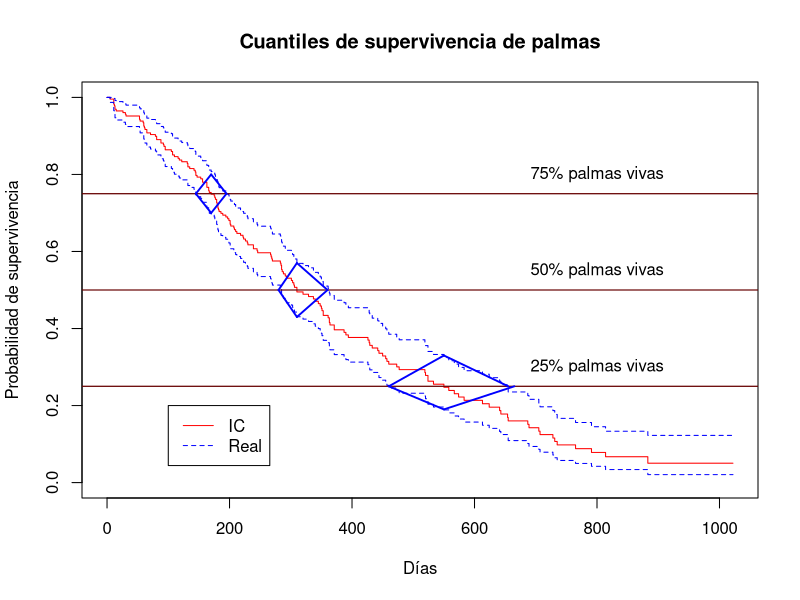
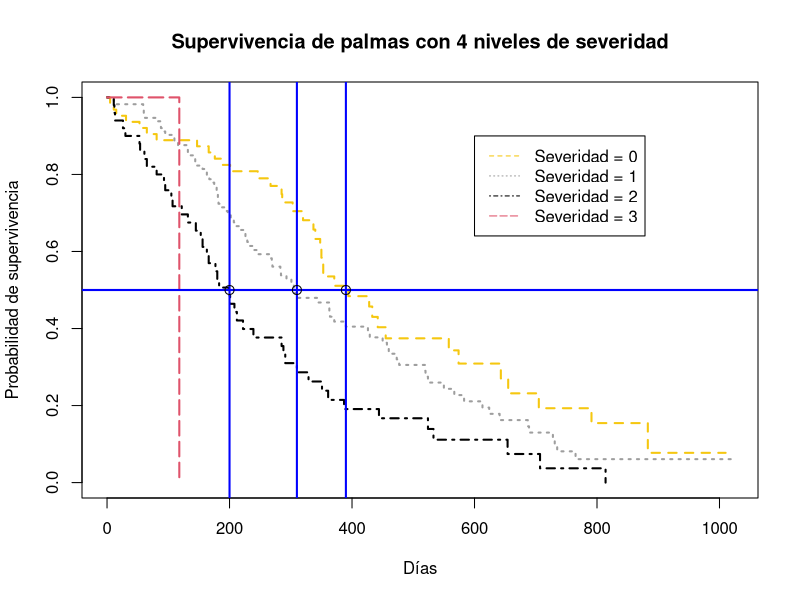
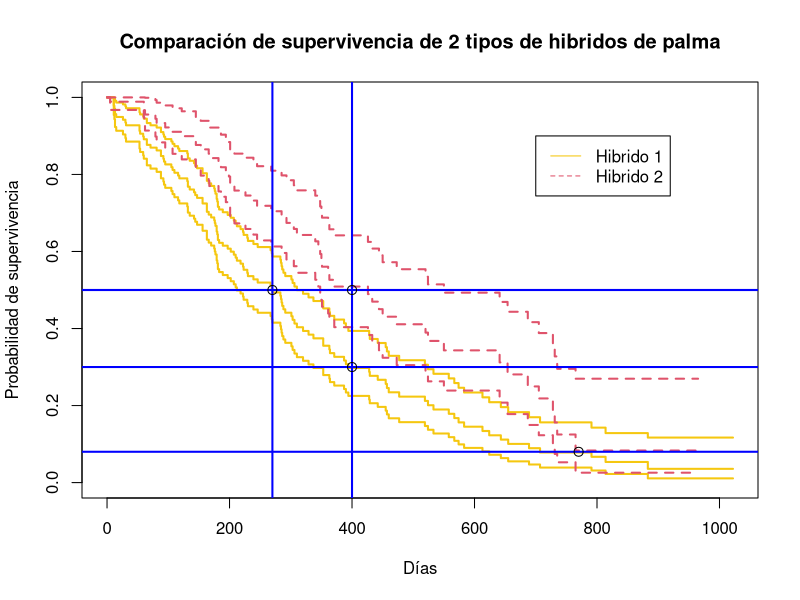
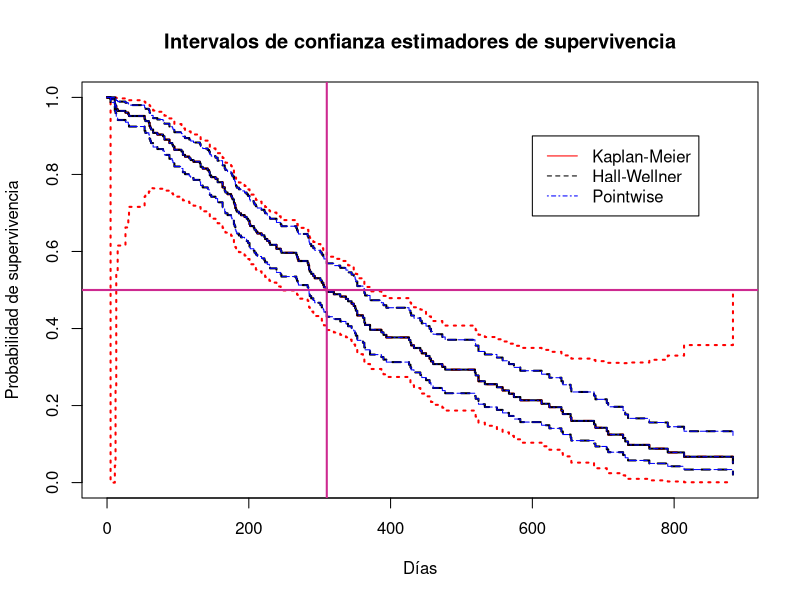
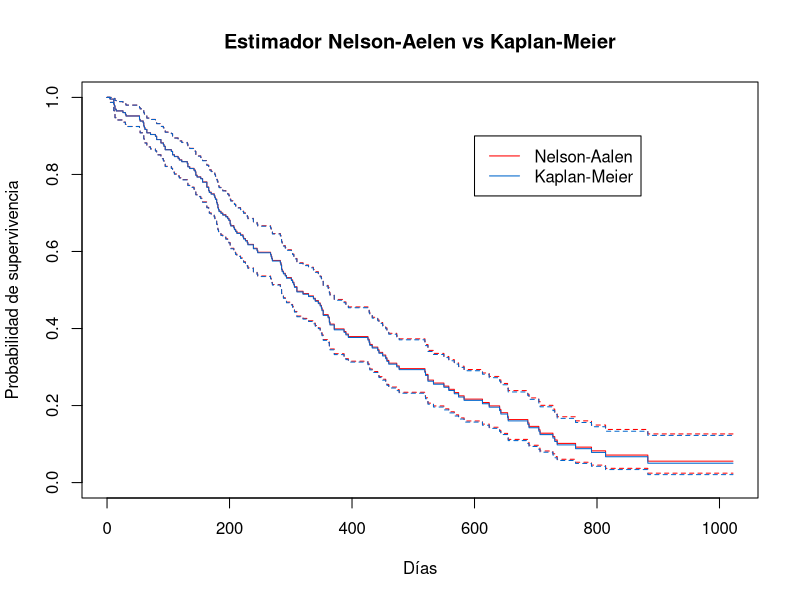
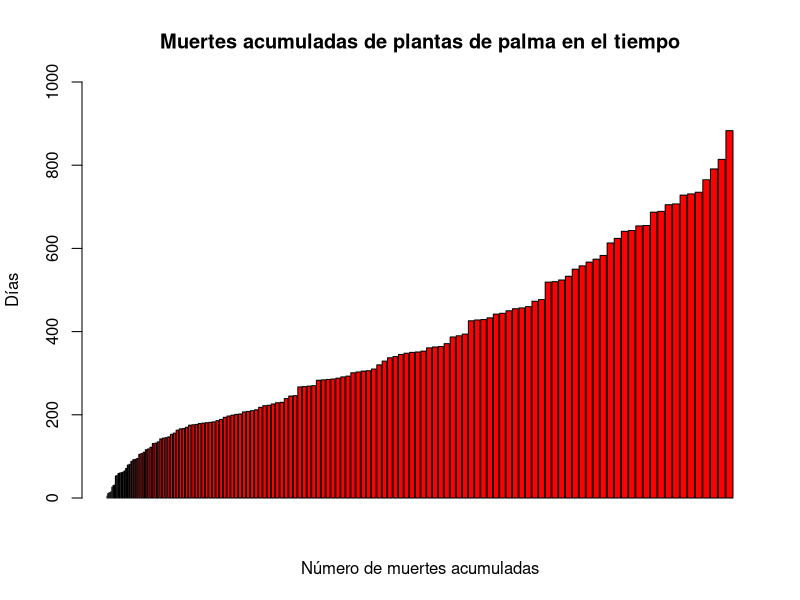
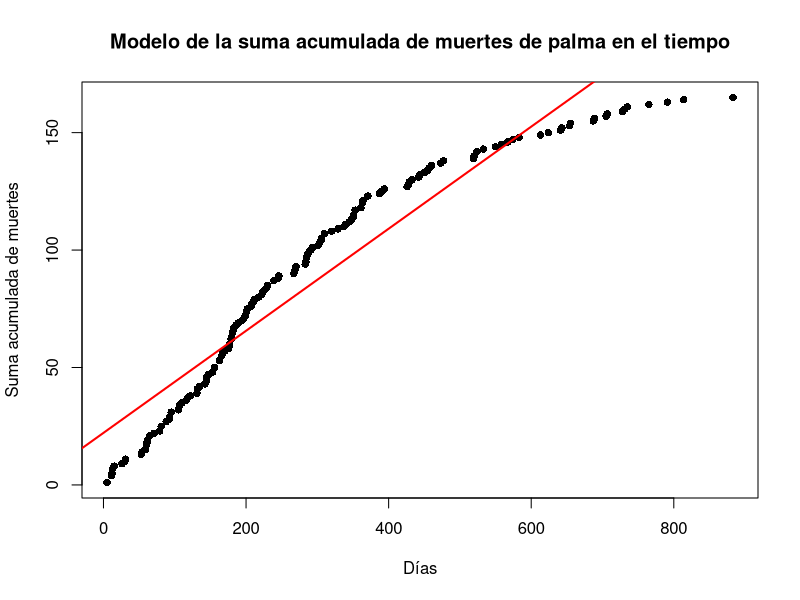
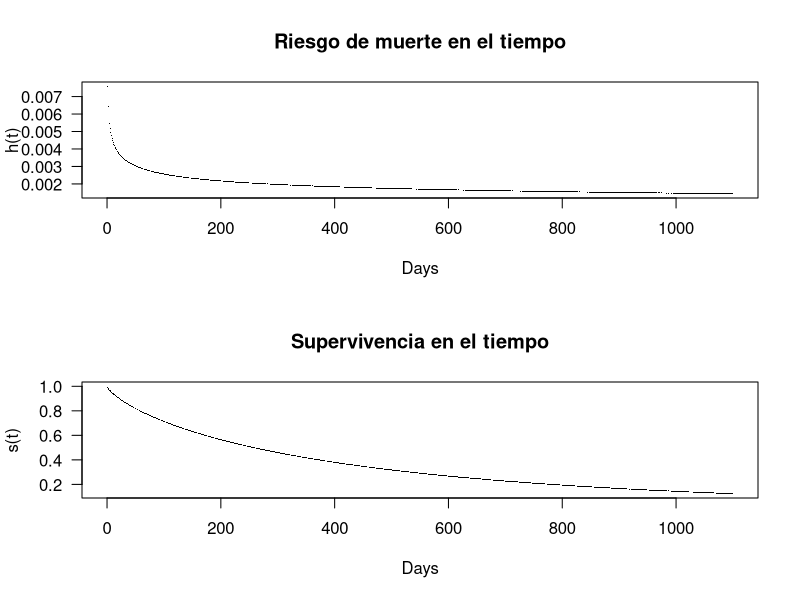

Here is the R script that generated these plots, in order:
## ---- chunk 1
knitr::opts_chunk$set(echo = TRUE)
## ---- chunk 2
library(survival)
str(lung)
## ---- chunk 3
lote <- lung$inst
# Time :  de supervivencia de la planta 
# Status : Estado de censura, 1-Censurado, 2-No censurado
# Age : Edad de la palma
hibridos <- lung$sex
sev <- lung$ph.ecog
N17 <- lung$meal.cal
P17 <- lung$wt.loss

## ---- chunk 4
lung.ent <- Surv(lung$time, lung$status)
# cbind(lung$time, lung$status, lung.ent)


## ---- chunk 5
lung.end.fit <- survfit(lung.ent ~ 1)
# summary(lung.end.fit)

## ---- chunk 6
plot(lung.end.fit, xlab = "Días", ylab = "Probabilidad de supervivencia", col = c("red","blue","blue"), main = "Cuantiles de supervivencia de palmas")
abline(h = c(0.25, 0.5, 0.75), col = "#660000", lwd = 1.2)   
#Área de probabilidad de individuos con 25% de supervivencia
lines(c(170,195), c(0.7, 0.75), col = "blue", lwd = 1.85)
lines(c(195,170), c(0.75, 0.8), col = "blue", lwd = 1.85)
lines(c(170,145), c(0.8, 0.75), col = "blue", lwd = 1.85)
lines(c(145,170), c(0.75, 0.7), col = "blue", lwd = 1.85)
#Área de probabilidad de individuos con 50% de supervivencia
lines(c(280,310), c(0.5, 0.57), col = "blue", lwd = 1.85)
lines(c(310,360), c(0.57, 0.5), col = "blue", lwd = 1.85)
lines(c(360,310), c(0.5, 0.43), col = "blue", lwd = 1.85)
lines(c(310,280), c(0.43, 0.5), col = "blue", lwd = 1.85)
#Área de probabilidad de individuos con 75% de supervivencia
lines(c(550,655), c(0.33, 0.25), col = "blue", lwd = 1.85)
lines(c(665,550), c(0.25, 0.19), col = "blue", lwd = 1.85)
lines(c(550,460), c(0.19, 0.25), col = "blue", lwd = 1.85)
lines(c(460,550), c(0.25, 0.33), col = "blue", lwd = 1.85)

text(800, 0.8, "75% palmas vivas")
text(800, 0.55, "50% palmas vivas")
text(800, 0.3, "25% palmas vivas")

legend(100, 0.2, c("IC", "Real"),lty = 7:8, col = c("red","blue","blue"))
## ---- chunk 7
lung.end.fit <- survfit(lung.ent ~ sev, lung)
plot(lung.end.fit, lty = 8:11, col = 7:10, xlab = "Días", ylab = "Probabilidad de supervivencia", lwd = 2, main = "Supervivencia de palmas con 4 niveles de severidad")
legend(600, .9, c("Severidad = 0", "Severidad = 1", "Severidad = 2", "Severidad = 3"), lty = 8:11, col = 7:10)
abline(h = 0.5, lwd = 2, col = "blue")
abline(v = 200, lwd = 2, col = "blue")
abline(v = 310, lwd = 2, col = "blue")
abline(v = 390, lwd = 2, col = "blue")

points(c(200, 310, 390), c(0.5, 0.5, 0.5), cex = 1.2)

## ---- chunk 8
lung.fit.hib <- survfit(lung.ent ~ hibridos , lung)
plot(lung.fit.hib, lty = 1:2, conf.int = 0.95, col =c(7,10), xlab = "Días", ylab = "Probabilidad de supervivencia", lwd = 2, main = "Comparación de supervivencia de 2 tipos de hibridos de palma")
legend(700, .9, c("Hibrido 1", "Hibrido 2"), lty = 1:2, col = c(7,10))

abline(h = 0.5, col = "blue", lwd = 2)
abline(v = 400, col = "blue", lwd = 2)
abline(v = 270, col = "blue", lwd = 2)
abline(h = 0.3, col = "blue", lwd = 2)
abline(h = 0.08, col = "blue", lwd = 2)

points(c(270, 400, 400, 770), c(0.5, 0.5, 0.3, 0.08), cex = 1.2)

## ---- chunk 9
#install.packages("km.ci")
library(km.ci)
lung.end.fit <- survfit(lung.ent ~ 1)

b <- km.ci(lung.end.fit, conf.level = 0.95, tl = NA, tu = NA, method = "loghall")

plot(b, lty = 2, lwd = 2, col = 'red', main = "Intervalos de confianza estimadores de supervivencia", ylab = "Probabilidad de supervivencia", xlab = "Días")
lines(lung.end.fit, lwd=2, lty=1, col = 'black')
lines(lung.end.fit, lwd=1, lty=4, conf.int=T, col = 'blue')

linetype<-c(1, 2, 4)
legend(600, .9, c("Kaplan-Meier", "Hall-Wellner", "Pointwise"),
       lty = linetype,
       col = c('red', 'black', 'blue'))

abline(h = 0.5, col='maroon3', lwd=2)
abline(v = 310, col='maroon3', lwd=2)


## ---- chunk 10
aalen.fit.ent<- survfit(coxph(lung.ent~1), type="aalen")
sum_aalen.fit.ent = summary(aalen.fit.ent)

plot(aalen.fit.ent, col="red",lwd=1,lty=1, main = 'Estimador Nelson-Aelen vs Kaplan-Meier',ylab = "Probabilidad de supervivencia", xlab = "Días")
lines(lung.end.fit, lwd=1, lty=1, col = "#0066CC")
legend(600, 0.9,
       c("Nelson-Aalen", "Kaplan-Meier"),
       lty=c(1,1),
col=c("red", "#0066CC"))
## ---- chunk 11
barplot(sum_aalen.fit.ent$time, cumsum(sum_aalen.fit.ent$n.event), xlab = "Número de muertes acumuladas", ylab = "Días", col = "red", main = "Muertes acumuladas de plantas de palma en el tiempo", ylim = c(0,1000))
## ---- chunk 12
mod_suv_ent = lm(cumsum(sum_aalen.fit.ent$n.event) ~ sum_aalen.fit.ent$time)
summary(mod_suv_ent)

plot(sum_aalen.fit.ent$time, cumsum(sum_aalen.fit.ent$n.event), pch = 16, ylab = "Suma acumulada de muertes", xlab = "Días", main = "Modelo de la suma acumulada de muertes de palma en el tiempo")
abline(mod_suv_ent, col = "red", lwd = 2)
## ---- chunk 13
survdiff(lung.ent~sev,lung)
## ---- chunk 14
# Prueba de log-rank or Mantel-Haenszel
survdiff(lung.ent~hibridos,lung, rho = 0)
## ---- chunk 15
# Prueba de Peto & Peto modification of the Gehan-Wilcoxon test
survdiff(lung.ent~hibridos,lung, rho = 1)
## ---- chunk 16
survdiff(lung.ent~hibridos + sev,lung)
## ---- chunk 17
par.wei.ent <- survreg(lung.ent~1,dist="w")
par.wei.ent
## ---- chunk 18
kappa.ent <- par.wei.ent$scale
lambda.ent <- exp(-par.wei.ent$coeff[1])
zeit.ent <- seq(from=0,to=1100,length.out=1000)
s.ent <- exp(-(lambda.ent*zeit.ent)^kappa.ent)
h.ent <- lambda.ent^kappa.ent *kappa.ent*zeit.ent^(kappa.ent-1)
par(mfrow=c(2,1))
plot(zeit.ent,h.ent,xlab="Days",ylab="h(t)", pch = 16, cex = 0.1, las = 1, main = "Riesgo de muerte en el tiempo")

plot(zeit.ent,s.ent,xlab="Days",ylab="s(t)", pch = 16, cex = 0.1, las = 1, main = "Supervivencia en el tiempo")

